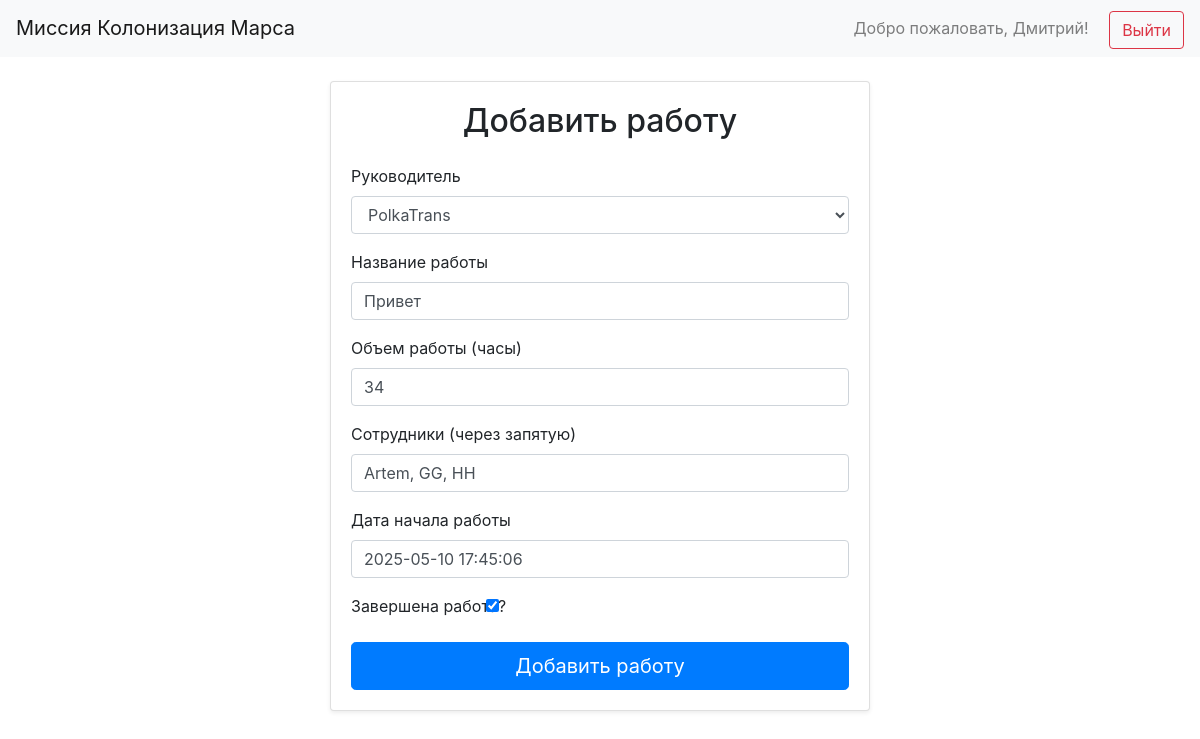
The app's page /jobs/3/edit (signed in), older data.
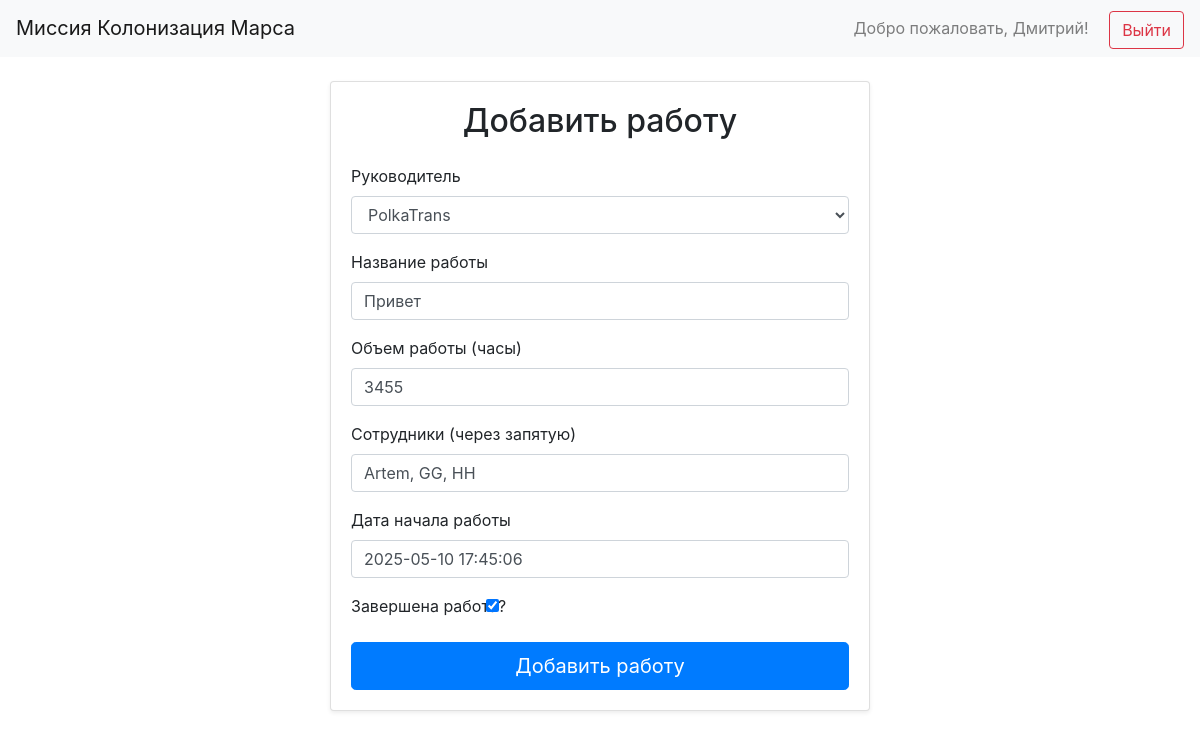
The same page, newer data.
### data/jobs.py (models this page shows)
class Jobs(SqlAlchemyBase):
    __tablename__ = 'jobs'
    id = sqlalchemy.Column(sqlalchemy.Integer, primary_key=True, autoincrement=True)
    team_leader = sqlalchemy.Column(sqlalchemy.Integer, sqlalchemy.ForeignKey("users.id"))
    job = sqlalchemy.Column(sqlalchemy.String, nullable=True)
    work_size = sqlalchemy.Column(sqlalchemy.Integer, nullable=True)
    collaborators = sqlalchemy.Column(sqlalchemy.String, nullable=True)
    start_date = sqlalchemy.Column(sqlalchemy.DateTime, nullable=True)
    is_finished = sqlalchemy.Column(sqlalchemy.Boolean, nullable=True)
    user = orm.relationship("User")

### main.py (the view, shortened to what this page needs)
@app.route('/jobs/<int:id>/edit', methods=['GET', 'POST'])
@login_required
def edit_job(id):
    form = JobForm()
    db_sess = db_session.create_session()
    job = db_sess.query(Jobs).get(id)
    if not job:
        abort(404)
    if current_user.id != 1 and job.team_leader != current_user.id:
        abort(403)
    form.job.data = job.job
    form.work_size.data = job.work_size
    form.collaborators.data = job.collaborators
    form.start_date.data = job.start_date
    form.is_finished.data = job.is_finished
    if current_user.id == 1:
        form.team_leader.data = job.team_leader
    return render_template('add_job.html', form=form, title='Редактировать работу')

### forms/user.py (shortened to what this page needs)
class JobForm(FlaskForm):
    team_leader = SelectField('Руководитель', coerce=int, validators=[DataRequired()])
    job = StringField('Название работы', validators=[DataRequired(), Length(min=2, max=100)])
    work_size = IntegerField('Объем работы (часы)', validators=[DataRequired()])
    collaborators = StringField('Сотрудники (через запятую)', validators=[Length(max=255)])
    start_date = DateTimeField('Дата начала работы', default=datetime.datetime.now, format='%Y-%m-%d %H:%M:%S')
    is_finished = BooleanField('Завершена работа?')
    submit = SubmitField('Добавить работу')
    def __init__(self, *args, **kwargs):
        super(JobForm, self).__init__(*args, **kwargs)
        session = db_session.create_session()
        users = session.query(User).all()
        self.team_leader.choices = [(user.id, user.name) for user in users]

### data/db_session.py (called while the page is built)
def create_session() -> Session:
    global __factory
    return __factory()

### main.py (called while the page is built)
@login_manager.user_loader
def load_user(user_id):
    session = db_session.create_session()
    return session.get(User, int(user_id))

### templates/add_job.html (shortened to what this page needs)
{% extends "base.html" %}
{% block content %}
<div class="row justify-content-center">
    <div class="col-md-8 col-lg-6">
        <div class="card shadow-sm">
            <div class="card-body">
                <h2 class="card-title mb-4 text-center">Добавить работу</h2>
                <form method="POST" novalidate>
                    <div class="form-group">
                        {{ form.team_leader.label(class="form-label") }}
                        {{ form.team_leader(class="form-control") }}
                    </div>
                    <div class="form-group">
                        {{ form.job.label(class="form-label") }}
                        {{ form.job(class="form-control", placeholder="Название работы") }}
                    </div>
                    <div class="form-group">
                        {{ form.work_size.label(class="form-label") }}
                        {{ form.work_size(class="form-control", placeholder="Объем работы (часы)") }}
                    </div>
                    <div class="form-group">
                        {{ form.collaborators.label(class="form-label") }}
                        {{ form.collaborators(class="form-control", placeholder="Сотрудники (через запятую)") }}
                    </div>
                    <div class="form-group">
                        {{ form.start_date.label(class="form-label") }}
                        {{ form.start_date(class="form-control") }}
                    </div>
                    <div class="form-group">
                        {{ form.is_finished.label(class="form-label") }}
                        {{ form.is_finished(class="form-check-input") }}
                    </div>
                    <button type="submit" class="btn btn-primary btn-block btn-lg">
                        {{ form.submit.label.text }}
                    </button>
                </form>
            </div>
        </div>
    </div>
</div>
{% endblock %}

Row changes from the older to the newer data that the page shows:
changed Jobs "PolkaTrans": work_size "34" → "3455"
